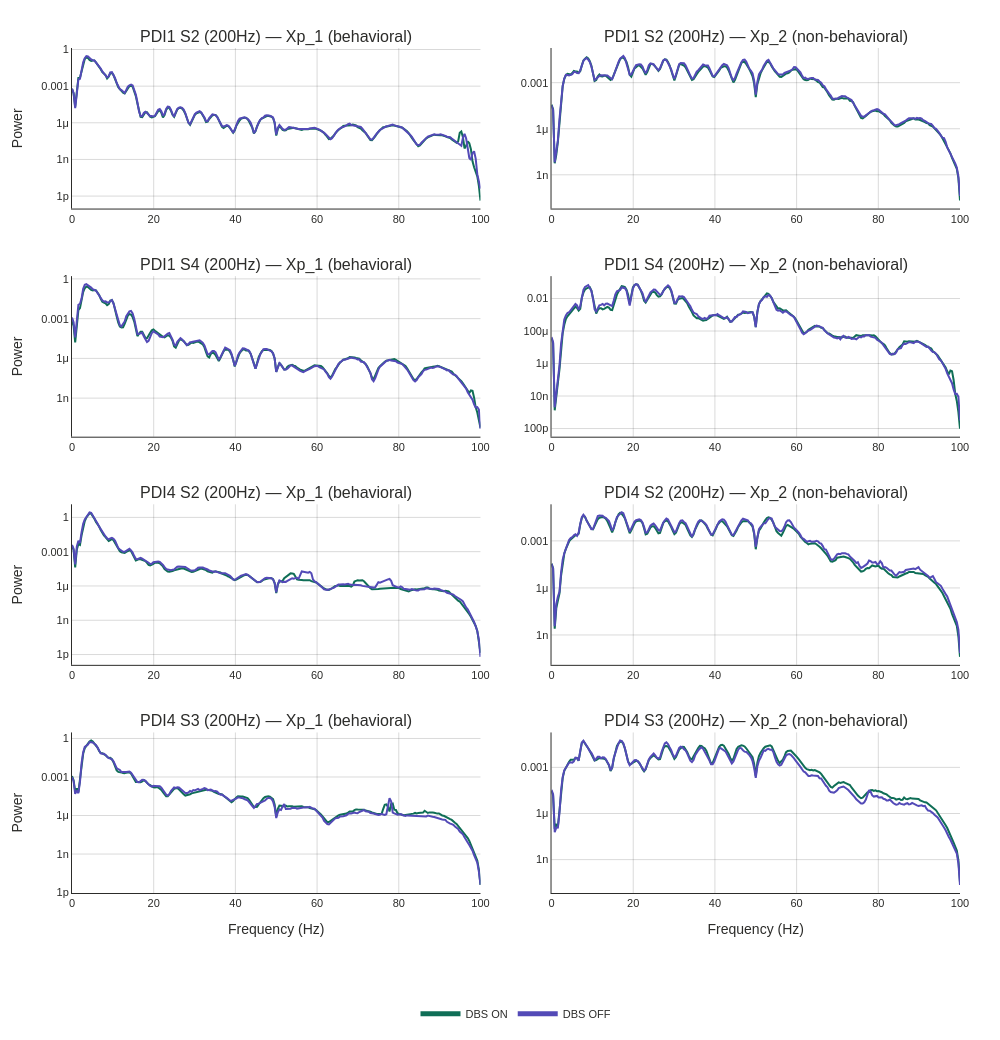

Notebook code cell kept with this figure:
### Markdown cell above
## 5. Power spectral density of latent states

What frequency content lives in Xp_1 vs Xp_2? Reveals whether the behavioral
subspace captures slow kinematics vs neural oscillations, and how DBS modulates
the spectral content in each subspace.

### Code cell
# Combined 4×2 PSD grid: rows = sessions, cols = (Xp_1, Xp_2). Drop per-cell subplot
# titles; use one column header at top + one in-panel session annotation.
n_sessions = len(data)
fig = make_subplots(
    rows=n_sessions, cols=2,
    shared_xaxes=False, shared_yaxes=False,
    vertical_spacing=0.06, horizontal_spacing=0.10,
)

for r_idx, (label, d) in enumerate(data.items(), 1):
    n1, nx, fs = d["n1"], d["nx"], d["fs"]
    f_psd, psd_xp1_on = avg_psd(d["Xp_on"], slice(0, n1), fs)
    _, psd_xp1_off = avg_psd(d["Xp_off"], slice(0, n1), fs)
    _, psd_xp2_on = avg_psd(d["Xp_on"], slice(n1, nx), fs)
    _, psd_xp2_off = avg_psd(d["Xp_off"], slice(n1, nx), fs)
    d["psd"] = {"f": f_psd, "xp1_on": psd_xp1_on, "xp1_off": psd_xp1_off,
                "xp2_on": psd_xp2_on, "xp2_off": psd_xp2_off}

    show_legend = (r_idx == 1)
    for col, (psd_on, psd_off) in enumerate(
        [(psd_xp1_on, psd_xp1_off), (psd_xp2_on, psd_xp2_off)], 1
    ):
        fig.add_trace(go.Scatter(x=f_psd, y=psd_on, name="DBS ON",
                                 line=dict(color=COLOR_DBS_ON, width=2.0),
                                 legendgroup="on", showlegend=(show_legend and col == 1)),
                      row=r_idx, col=col)
        fig.add_trace(go.Scatter(x=f_psd, y=psd_off, name="DBS OFF",
                                 line=dict(color=COLOR_DBS_OFF, width=2.0),
                                 legendgroup="off", showlegend=(show_legend and col == 1)),
                      row=r_idx, col=col)
        fig.update_xaxes(range=[0, fs / 2], row=r_idx, col=col)
        fig.update_yaxes(type="log", row=r_idx, col=col)

    # Session label inside the left panel
    yref_l = "y" if r_idx == 1 else f"y{(r_idx-1)*2+1}"
    xref_l = "x" if r_idx == 1 else f"x{(r_idx-1)*2+1}"
    fig.add_annotation(
        x=0.97, y=0.93, xref=f"{xref_l} domain", yref=f"{yref_l} domain",
        text=f"<b>{label}</b>", xanchor="right", yanchor="top",
        showarrow=False, font=dict(size=FONT_SIZE_BASE, family=FONT_FAMILY),
    )

# Column headers (subspace) once at top
fig.add_annotation(
    x=0.5, y=1.02, xref="x domain", yref="y domain",
    text="<b>Xp_1 (behavioural)</b>", xanchor="center", yanchor="bottom",
    showarrow=False, font=dict(size=FONT_SIZE_LABEL, family=FONT_FAMILY, color=COLOR_XP1),
)
fig.add_annotation(
    x=0.5, y=1.02, xref="x2 domain", yref="y2 domain",
    text="<b>Xp_2 (non-behavioural)</b>", xanchor="center", yanchor="bottom",
    showarrow=False, font=dict(size=FONT_SIZE_LABEL, family=FONT_FAMILY, color=COLOR_XP2),
)

for col in (1, 2):
    fig.update_xaxes(title_text="frequency (Hz)", row=n_sessions, col=col)
fig.update_yaxes(title_text="power (a.u., log scale)", col=1)

apply_thesis_style(fig, ThesisTheme.LIGHT, height=260 * n_sessions,
                   margin=dict(l=80, r=24, t=56, b=80), legend_y=-0.10)
fig.update_layout(width=1000)
fig.write_image(str(OUT / 'psd_all_sessions.png'),
                width=1000, height=260 * n_sessions, scale=2)
fig.show()
print(
    f"PSD of PSID latent states (Welch, test trials only). Left column: Xp_1 (behavioural "
    f"subspace, dims 0..n1-1). Right column: Xp_2 (non-behavioural, dims n1..nx-1). "
    f"DBS ON (green) vs DBS OFF (purple). Rows: {', '.join(data.keys())}."
)

### Figure 1 — Plotly figure (JSON) as saved in the notebook; plotly's stock layout.template omitted (floating-point values rounded to 4 significant figures; data arrays with more than 128 entries replaced by an {"elided": "..."} marker saying what was removed)
{"data": [{"legendgroup": "on", "line": {"color": "#0F6E56", "width": 2.0}, "name": "DBS ON", "showlegend": true, "type": "scatter", "x": {"elided": "257 float values"}, "xaxis": "x", "y": {"elided": "257 float values"}, "yaxis": "y"}, {"legendgroup": "off", "line": {"color": "#534AB7", "width": 2.0}, "name": "DBS OFF", "showlegend": true, "type": "scatter", "x": {"elided": "257 float values"}, "xaxis": "x", "y": {"elided": "257 float values"}, "yaxis": "y"}, {"legendgroup": "on", "line": {"color": "#0F6E56", "width": 2.0}, "name": "DBS ON", "showlegend": false, "type": "scatter", "x": {"elided": "257 float values"}, "xaxis": "x2", "y": {"elided": "257 float values"}, "yaxis": "y2"}, {"legendgroup": "off", "line": {"color": "#534AB7", "width": 2.0}, "name": "DBS OFF", "showlegend": false, "type": "scatter", "x": {"elided": "257 float values"}, "xaxis": "x2", "y": {"elided": "257 float values"}, "yaxis": "y2"}, {"legendgroup": "on", "line": {"color": "#0F6E56", "width": 2.0}, "name": "DBS ON", "showlegend": false, "type": "scatter", "x": {"elided": "257 float values"}, "xaxis": "x3", "y": {"elided": "257 float values"}, "yaxis": "y3"}, {"legendgroup": "off", "line": {"color": "#534AB7", "width": 2.0}, "name": "DBS OFF", "showlegend": false, "type": "scatter", "x": {"elided": "257 float values"}, "xaxis": "x3", "y": {"elided": "257 float values"}, "yaxis": "y3"}, {"legendgroup": "on", "line": {"color": "#0F6E56", "width": 2.0}, "name": "DBS ON", "showlegend": false, "type": "scatter", "x": {"elided": "257 float values"}, "xaxis": "x4", "y": {"elided": "257 float values"}, "yaxis": "y4"}, {"legendgroup": "off", "line": {"color": "#534AB7", "width": 2.0}, "name": "DBS OFF", "showlegend": false, "type": "scatter", "x": {"elided": "257 float values"}, "xaxis": "x4", "y": {"elided": "257 float values"}, "yaxis": "y4"}, {"legendgroup": "on", "line": {"color": "#0F6E56", "width": 2.0}, "name": "DBS ON", "showlegend": false, "type": "scatter", "x": {"elided": "257 float values"}, "xaxis": "x5", "y": {"elided": "257 float values"}, "yaxis": "y5"}, {"legendgroup": "off", "line": {"color": "#534AB7", "width": 2.0}, "name": "DBS OFF", "showlegend": false, "type": "scatter", "x": {"elided": "257 float values"}, "xaxis": "x5", "y": {"elided": "257 float values"}, "yaxis": "y5"}, {"legendgroup": "on", "line": {"color": "#0F6E56", "width": 2.0}, "name": "DBS ON", "showlegend": false, "type": "scatter", "x": {"elided": "257 float values"}, "xaxis": "x6", "y": {"elided": "257 float values"}, "yaxis": "y6"}, {"legendgroup": "off", "line": {"color": "#534AB7", "width": 2.0}, "name": "DBS OFF", "showlegend": false, "type": "scatter", "x": {"elided": "257 float values"}, "xaxis": "x6", "y": {"elided": "257 float values"}, "yaxis": "y6"}, {"legendgroup": "on", "line": {"color": "#0F6E56", "width": 2.0}, "name": "DBS ON", "showlegend": false, "type": "scatter", "x": {"elided": "257 float values"}, "xaxis": "x7", "y": {"elided": "257 float values"}, "yaxis": "y7"}, {"legendgroup": "off", "line": {"color": "#534AB7", "width": 2.0}, "name": "DBS OFF", "showlegend": false, "type": "scatter", "x": {"elided": "257 float values"}, "xaxis": "x7", "y": {"elided": "257 float values"}, "yaxis": "y7"}, {"legendgroup": "on", "line": {"color": "#0F6E56", "width": 2.0}, "name": "DBS ON", "showlegend": false, "type": "scatter", "x": {"elided": "257 float values"}, "xaxis": "x8", "y": {"elided": "257 float values"}, "yaxis": "y8"}, {"legendgroup": "off", "line": {"color": "#534AB7", "width": 2.0}, "name": "DBS OFF", "showlegend": false, "type": "scatter", "x": {"elided": "257 float values"}, "xaxis": "x8", "y": {"elided": "257 float values"}, "yaxis": "y8"}], "layout": {"annotations": [{"font": {"size": 16}, "showarrow": false, "text": "PDI1 S2 (200Hz) — Xp_1 (behavioral)", "x": 0.23, "xanchor": "center", "xref": "paper", "y": 1.0, "yanchor": "bottom", "yref": "paper"}, {"font": {"size": 16}, "showarrow": false, "text": "PDI1 S2 (200Hz) — Xp_2 (non-behavioral)", "x": 0.77, "xanchor": "center", "xref": "paper", "y": 1.0, "yanchor": "bottom", "yref": "paper"}, {"font": {"size": 16}, "showarrow": false, "text": "PDI1 S4 (200Hz) — Xp_1 (behavioral)", "x": 0.23, "xanchor": "center", "xref": "paper", "y": 0.73, "yanchor": "bottom", "yref": "paper"}, {"font": {"size": 16}, "showarrow": false, "text": "PDI1 S4 (200Hz) — Xp_2 (non-behavioral)", "x": 0.77, "xanchor": "center", "xref": "paper", "y": 0.73, "yanchor": "bottom", "yref": "paper"}, {"font": {"size": 16}, "showarrow": false, "text": "PDI4 S2 (200Hz) — Xp_1 (behavioral)", "x": 0.23, "xanchor": "center", "xref": "paper", "y": 0.46, "yanchor": "bottom", "yref": "paper"}, {"font": {"size": 16}, "showarrow": false, "text": "PDI4 S2 (200Hz) — Xp_2 (non-behavioral)", "x": 0.77, "xanchor": "center", "xref": "paper", "y": 0.46, "yanchor": "bottom", "yref": "paper"}, {"font": {"size": 16}, "showarrow": false, "text": "PDI4 S3 (200Hz) — Xp_1 (behavioral)", "x": 0.23, "xanchor": "center", "xref": "paper", "y": 0.19, "yanchor": "bottom", "yref": "paper"}, {"font": {"size": 16}, "showarrow": false, "text": "PDI4 S3 (200Hz) — Xp_2 (non-behavioral)", "x": 0.77, "xanchor": "center", "xref": "paper", "y": 0.19, "yanchor": "bottom", "yref": "paper"}], "font": {"color": "#2C2C2A", "family": "Arial, Helvetica, sans-serif", "size": 12}, "height": 1040, "hovermode": "x unified", "legend": {"bgcolor": "rgba(0,0,0,0)", "font": {"size": 11}, "itemsizing": "constant", "itemwidth": 40, "orientation": "h", "tracegroupgap": 8, "x": 0.5, "xanchor": "center", "y": -0.16, "yanchor": "bottom"}, "margin": {"b": 80, "l": 72, "r": 40, "t": 48}, "paper_bgcolor": "#FFFFFF", "plot_bgcolor": "#FFFFFF", "showlegend": true, "width": 1000, "xaxis": {"anchor": "y", "domain": [0.0, 0.46], "gridcolor": "rgba(0,0,0,0.15)", "linecolor": "#2C2C2A", "linewidth": 1, "mirror": false, "range": [0, 100.0], "showgrid": true, "showline": true, "tickfont": {"size": 11}}, "xaxis2": {"anchor": "y2", "domain": [0.54, 1.0], "gridcolor": "rgba(0,0,0,0.15)", "linecolor": "#2C2C2A", "linewidth": 1, "mirror": false, "range": [0, 100.0], "showgrid": true, "showline": true, "tickfont": {"size": 11}}, "xaxis3": {"anchor": "y3", "domain": [0.0, 0.46], "gridcolor": "rgba(0,0,0,0.15)", "linecolor": "#2C2C2A", "linewidth": 1, "mirror": false, "range": [0, 100.0], "showgrid": true, "showline": true, "tickfont": {"size": 11}}, "xaxis4": {"anchor": "y4", "domain": [0.54, 1.0], "gridcolor": "rgba(0,0,0,0.15)", "linecolor": "#2C2C2A", "linewidth": 1, "mirror": false, "range": [0, 100.0], "showgrid": true, "showline": true, "tickfont": {"size": 11}}, "xaxis5": {"anchor": "y5", "domain": [0.0, 0.46], "gridcolor": "rgba(0,0,0,0.15)", "linecolor": "#2C2C2A", "linewidth": 1, "mirror": false, "range": [0, 100.0], "showgrid": true, "showline": true, "tickfont": {"size": 11}}, "xaxis6": {"anchor": "y6", "domain": [0.54, 1.0], "gridcolor": "rgba(0,0,0,0.15)", "linecolor": "#2C2C2A", "linewidth": 1, "mirror": false, "range": [0, 100.0], "showgrid": true, "showline": true, "tickfont": {"size": 11}}, "xaxis7": {"anchor": "y7", "domain": [0.0, 0.46], "gridcolor": "rgba(0,0,0,0.15)", "linecolor": "#2C2C2A", "linewidth": 1, "mirror": false, "range": [0, 100.0], "showgrid": true, "showline": true, "tickfont": {"size": 11}, "title": {"text": "Frequency (Hz)"}}, "xaxis8": {"anchor": "y8", "domain": [0.54, 1.0], "gridcolor": "rgba(0,0,0,0.15)", "linecolor": "#2C2C2A", "linewidth": 1, "mirror": false, "range": [0, 100.0], "showgrid": true, "showline": true, "tickfont": {"size": 11}, "title": {"text": "Frequency (Hz)"}}, "yaxis": {"anchor": "x", "domain": [0.81, 1.0], "gridcolor": "rgba(0,0,0,0.15)", "linecolor": "#2C2C2A", "linewidth": 1, "mirror": false, "showgrid": true, "showline": true, "tickfont": {"size": 11}, "title": {"text": "Power"}, "type": "log"}, "yaxis2": {"anchor": "x2", "domain": [0.81, 1.0], "gridcolor": "rgba(0,0,0,0.15)", "linecolor": "#2C2C2A", "linewidth": 1, "mirror": false, "showgrid": true, "showline": true, "tickfont": {"size": 11}, "type": "log"}, "yaxis3": {"anchor": "x3", "domain": [0.54, 0.73], "gridcolor": "rgba(0,0,0,0.15)", "linecolor": "#2C2C2A", "linewidth": 1, "mirror": false, "showgrid": true, "showline": true, "tickfont": {"size": 11}, "title": {"text": "Power"}, "type": "log"}, "yaxis4": {"anchor": "x4", "domain": [0.54, 0.73], "gridcolor": "rgba(0,0,0,0.15)", "linecolor": "#2C2C2A", "linewidth": 1, "mirror": false, "showgrid": true, "showline": true, "tickfont": {"size": 11}, "type": "log"}, "yaxis5": {"anchor": "x5", "domain": [0.27, 0.46], "gridcolor": "rgba(0,0,0,0.15)", "linecolor": "#2C2C2A", "linewidth": 1, "mirror": false, "showgrid": true, "showline": true, "tickfont": {"size": 11}, "title": {"text": "Power"}, "type": "log"}, "yaxis6": {"anchor": "x6", "domain": [0.27, 0.46], "gridcolor": "rgba(0,0,0,0.15)", "linecolor": "#2C2C2A", "linewidth": 1, "mirror": false, "showgrid": true, "showline": true, "tickfont": {"size": 11}, "type": "log"}, "yaxis7": {"anchor": "x7", "domain": [0.0, 0.19], "gridcolor": "rgba(0,0,0,0.15)", "linecolor": "#2C2C2A", "linewidth": 1, "mirror": false, "showgrid": true, "showline": true, "tickfont": {"size": 11}, "title": {"text": "Power"}, "type": "log"}, "yaxis8": {"anchor": "x8", "domain": [0.0, 0.19], "gridcolor": "rgba(0,0,0,0.15)", "linecolor": "#2C2C2A", "linewidth": 1, "mirror": false, "showgrid": true, "showline": true, "tickfont": {"size": 11}, "type": "log"}}}
